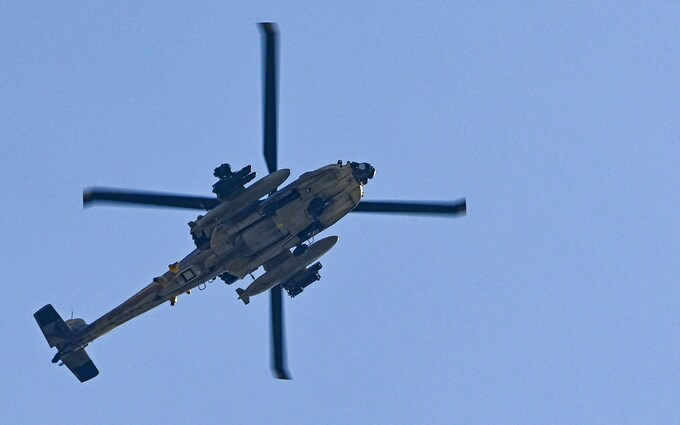
#> input picture 2.jpg, 680 x 425 px
$ python tournerimage.py
#> lines starting #> are read from the running program, lines starting #| are printed output that depends on the picture
from PIL import Image
import matplotlib.pyplot as plt
import numpy as np

def eye_positions(img):
    # Affiche l'image et attend les clics; timeout=-1 signifie qu'il n'y a pas de limite de temps.
    plt.figure()
    plt.imshow(img)
    plt.axis('off')

    # Le premier clic donne les coordonnees (x, y) du premier point choisi.
    plt.title("Click 1")
    x1, y1 = plt.ginput(1, timeout=-1)[0]
    plt.plot(x1, y1, 'gx')
    plt.draw()

    # Le second clic donne les coordonnees du deuxieme point choisi.
    plt.title("Click 2")
    x2, y2 = plt.ginput(1, timeout=-1)[0]
    plt.plot(x2, y2, 'gx')
    plt.draw()
    plt.close()

    # Retourne les deux points; x augmente vers la droite et y vers le bas dans l'image.
    return (x1, y1), (x2, y2)

def extract_face(img):
    # Le traitement se fait en niveaux de gris ('L' = luminosite).
    gray_img = img.convert('L')

    # Demande les deux points qui serviront a calculer l'inclinaison.
    c1, c2 = eye_positions(gray_img)

    # atan2 calcule l'angle de la ligne entre les points; degrees le convertit en degres.
    angle = np.degrees(np.arctan2(c2[1] - c1[1], c2[0] - c1[0]))
    print("Angle =", angle)

    # Tourne l'image de cet angle. expand=False conserve la taille initiale du canevas,
    # donc les coins peuvent etre coupes apres la rotation.
    I2_img = gray_img.rotate(angle, expand=False)
    I2 = np.array(I2_img)

    # La rotation de Pillow se fait autour du centre de l'image. On applique donc
    # la meme rotation aux coordonnees des clics, relativement a ce centre.
    h, w = I2.shape
    R = np.array([[np.cos(np.radians(angle)), np.sin(np.radians(angle))],
                  [-np.sin(np.radians(angle)), np.cos(np.radians(angle))]])

    new_c1 = (R @ (np.array(c1).reshape(2, 1) - np.array([[w/2], [h/2]]))) + np.array([[w/2], [h/2]])
    new_c2 = (R @ (np.array(c2).reshape(2, 1) - np.array([[w/2], [h/2]]))) + np.array([[w/2], [h/2]])

    # Affiche l'image d'origine, puis les deux points repositionnes sur l'image tournee.
    plt.imshow(img, cmap='gray')

    # Les points verts permettent de verifier visuellement le resultat de la rotation.
    plt.figure()
    ax = plt.gca()
    ax.imshow(I2, cmap='gray')
    ax.plot(new_c1[0], new_c1[1], 'go')
    ax.plot(new_c2[0], new_c2[1], 'go')
    plt.title("Rotated image with eye positions (left, then right)")
    plt.show(block=False)

    plt.figure()

    # La distance entre les clics sert d'unite pour definir une decoupe proportionnelle.
    scale = np.sqrt(np.sum((new_c1 - new_c2) ** 2))

    # La boite Pillow est (gauche, haut, droite, bas). Ses dimensions et sa position
    # sont calculees autour du premier point, selon la distance entre les deux clics.
    x, y = new_c1.flatten()
    crop_box = (int(x - 0.5 * scale),
                int(y - 0.5 * scale),
                int(x + 1.5 * scale),
                int(y + 0.5 * scale))

    cropped = I2_img.crop(crop_box)
    # Active cette ligne pour obtenir une sortie de taille fixe (ici 200 x 200 pixels).
    # cropped = cropped.resize((200, 200))

    # Affiche la decoupe avant de la retourner a la fonction appelante.
    plt.imshow(cropped, cmap='gray')
    plt.axis('off')
    plt.show(block=False)

    return cropped


if __name__ == "__main__":
    # Point d'entree du programme: ouvre l'image, lance le traitement et affiche le resultat.
    img = Image.open('2.jpg')
#> img is the input picture: PIL image 680x425 RGB; mean R, G, B 125.2, 158.2, 207.2
    # left, right = eye_positions(img)
    # print("Left eye: (%.1f, %.1f)" % left)
    # print("Right eye: (%.1f, %.1f)" % right)
    face = extract_face(img)
#> in extract_face, `gray_img = img.convert('L')`:
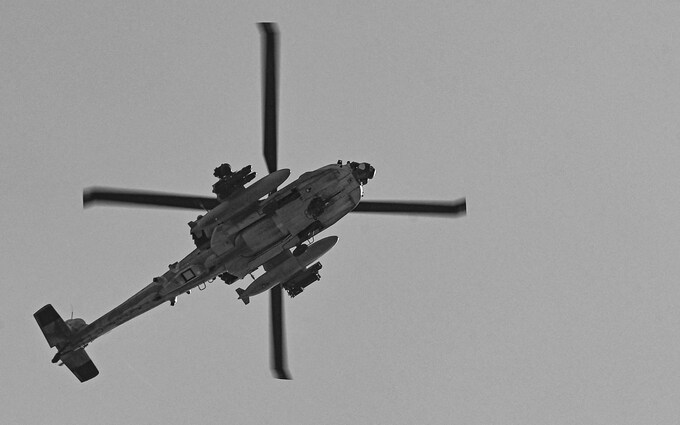
#> gray_img: PIL image 680x425 L; min 1, max 254, mean 153.9
#> (the run stopped early here; a loop or call above may not have finished)

$ run again, with 1.jpg copied over 2.jpg
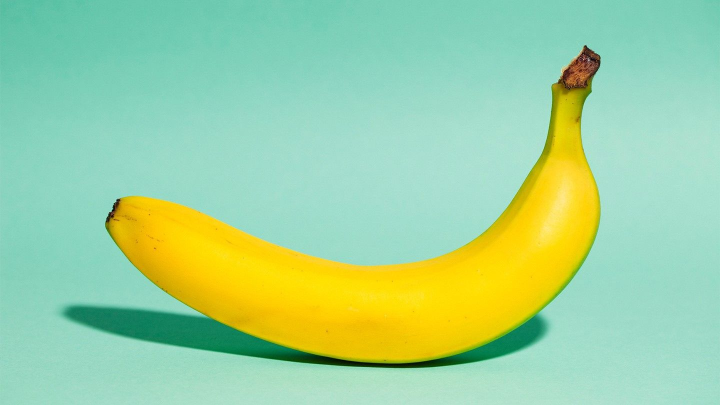
#> input picture 1.jpg, 1440 x 810 px (shown at 1/2 size)
#> img is the input picture: PIL image 1440x810 RGB; mean R, G, B 160.1, 210, 157.4
#> in extract_face, `gray_img = img.convert('L')`:
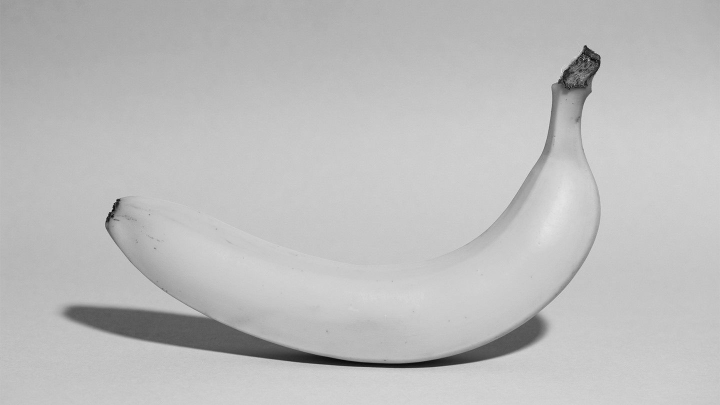
#> gray_img: PIL image 1440x810 L (shown at 1/2 size); min 1, max 247, mean 189

$ run again, with 3.jpg copied over 2.jpg
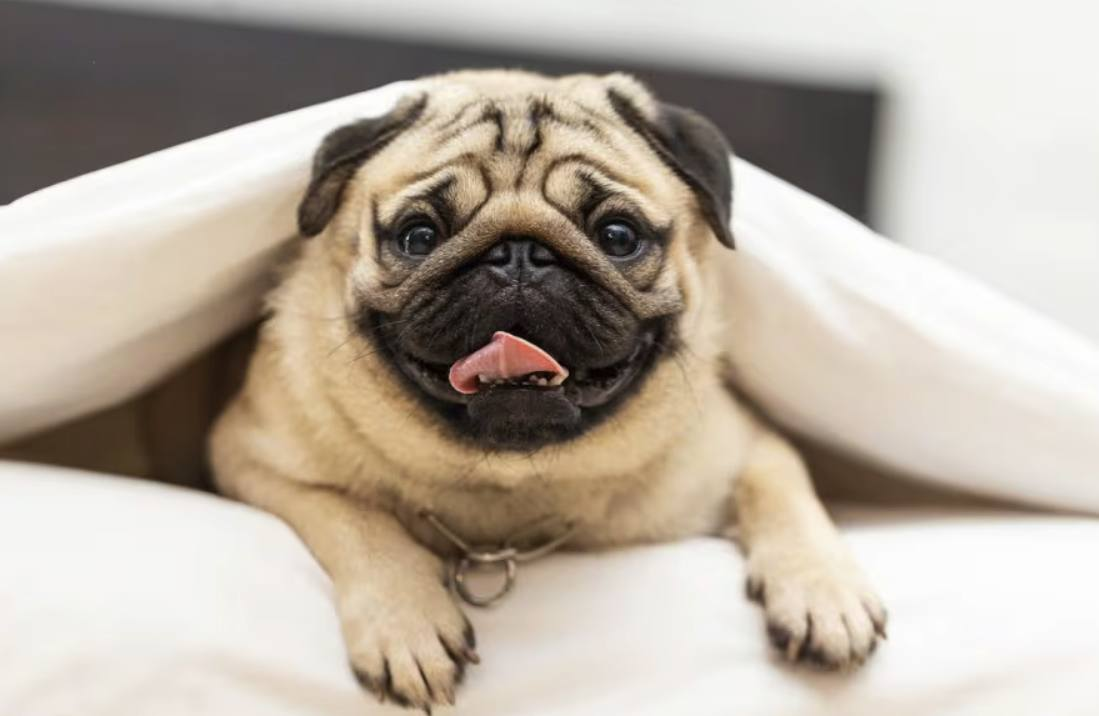
#> input picture 3.jpg, 1099 x 716 px
#> img is the input picture: PIL image 1099x716 RGB; mean R, G, B 183.7, 173.5, 161.3
#> in extract_face, `gray_img = img.convert('L')`:
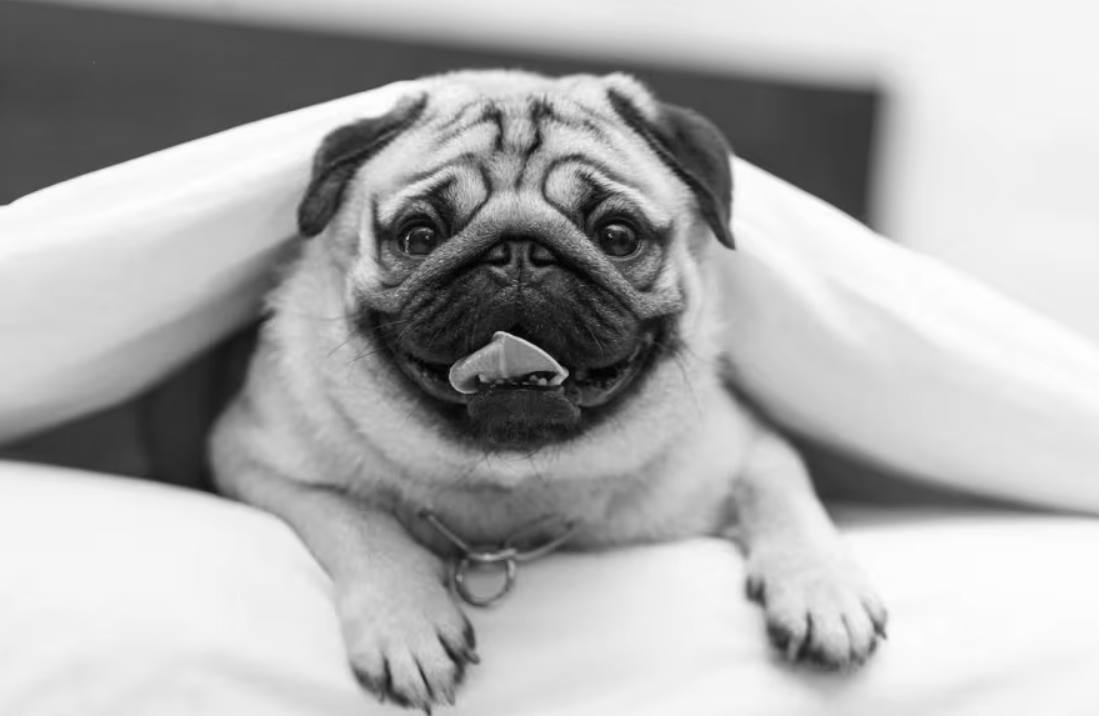
#> gray_img: PIL image 1099x716 L; min 1, max 255, mean 175.2
